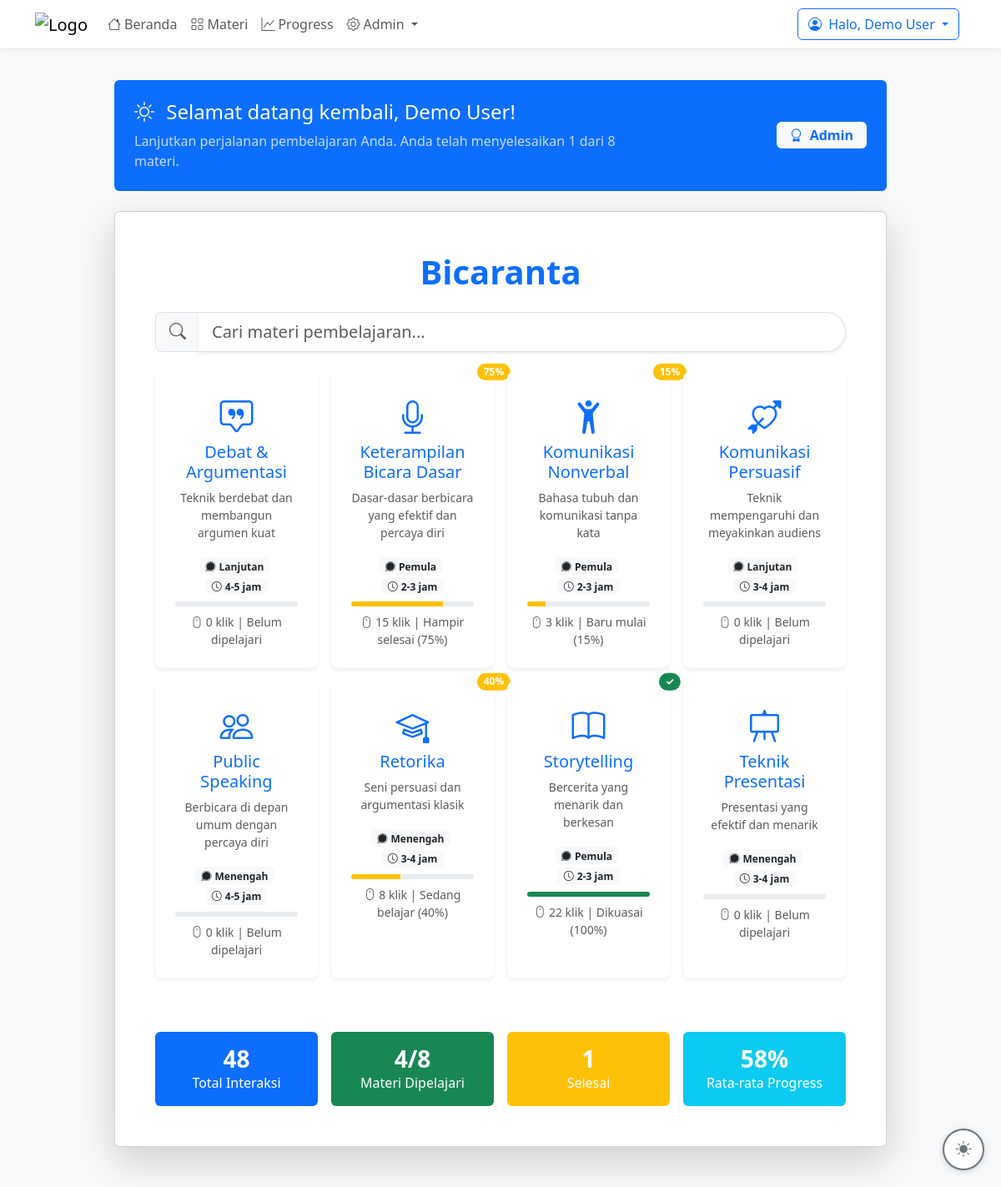
The page / (signed in) on the database its author committed.
### tables this page shows
CREATE TABLE `materials` (
  `id` int(11) NOT NULL,
  `material_key` varchar(50) NOT NULL,
  `name` varchar(100) NOT NULL,
  `description` text DEFAULT NULL,
  `icon` varchar(50) DEFAULT NULL,
  `difficulty` enum('Pemula','Menengah','Lanjutan') DEFAULT 'Pemula',
  `duration` varchar(20) DEFAULT NULL,
  `is_active` tinyint(1) DEFAULT 1,
  `created_at` timestamp NOT NULL DEFAULT current_timestamp(),
  `deleted_at` timestamp NULL DEFAULT NULL
);

### includes/functions.php (called while the page is built, shortened)
<?php
class Database {
    private static $instance = null;
    private $pdo;
    private function __construct() {
        $configPath = __DIR__ . '/../config/database.php';
        if (file_exists($configPath)) {
            $config = include $configPath;
        }
        try {
            $dsn = "mysql:host={$config['host']};dbname={$config['database']};charset={$config['charset']}";
            $options = [
                PDO::ATTR_ERRMODE => PDO::ERRMODE_EXCEPTION,
                PDO::ATTR_DEFAULT_FETCH_MODE => PDO::FETCH_ASSOC,
                PDO::ATTR_EMULATE_PREPARES => false,
            ];
            $this->pdo = new PDO($dsn, $config['username'], $config['password'], $options);
        } catch (PDOException $e) {
            die('Database connection failed: ' . $e->getMessage());
        }
    }
    public static function getInstance() {
        if (self::$instance === null) {
            self::$instance = new self();
        }
        return self::$instance;
    }
    public function getPDO() {
        return $this->pdo;
    }
}
function getDB() {
    return Database::getInstance()->getPDO();
}
function getMaterialsFromDB($userId = null) {
    $db = getDB();
    $stmt = $db->prepare("SELECT * FROM materials WHERE is_active = 1 ORDER BY name");
    $stmt->execute();
    $materials = $stmt->fetchAll();
    $result = [];
    foreach ($materials as $material) {
        $progress = getUserProgress($userId, $material['material_key']);
        $result[$material['material_key']] = [
            'id' => $material['id'],
            'material_key' => $material['material_key'],
            'name' => $material['name'],
            'description' => $material['description'],
            'icon' => $material['icon'],
            'difficulty' => $material['difficulty'],
            'duration' => $material['duration'],
            'clicks' => $progress['clicks'] ?? 0,
            'progress_percentage' => $progress['progress_percentage'] ?? 0,
            'status' => $progress['status'] ?? 'not_started'
        ];
    }
    return $result;
}
function getUserProgress($userId, $materialKey) {
    $db = getDB();
    $stmt = $db->prepare("SELECT * FROM user_progress WHERE user_id = ? AND material_key = ?");
    $stmt->execute([$userId, $materialKey]);
    return $stmt->fetch() ?: ['clicks' => 0, 'progress_percentage' => 0, 'status' => 'not_started'];
}
function getProgressText($clicks) {
    if ($clicks == 0) {
        return 'Belum dipelajari';
    } elseif ($clicks < 5) {
        return 'Baru mulai (' . ($clicks * 5) . '%)';
    } elseif ($clicks < 10) {
        return 'Sedang belajar (' . ($clicks * 5) . '%)';
    } elseif ($clicks < 20) {
        return 'Hampir selesai (' . min(100, $clicks * 5) . '%)';
    } else {
        return 'Dikuasai (100%)';
    }
}
function e($string) {
    return htmlspecialchars($string, ENT_QUOTES, 'UTF-8');
}
?>

### includes/material_grid.php (the view, shortened to what this page needs)
<div class="row g-3" data-aos="fade-up" data-aos-delay="400">
    <?php
    $materialsToShow = [];
    if (!empty($searchQuery)) {
        foreach ($searchResults as $material) {
            $progress = $userId ? getUserProgress($userId, $material['material_key']) :
                       ($progressId ? getGuestProgress($progressId, $material['material_key']) :
                       ['clicks' => 0, 'progress_percentage' => 0, 'status' => 'not_started']);
            $materialsToShow[$material['material_key']] = [
                'material_key' => $material['material_key'],
                'name' => $material['name'],
                'description' => $material['description'],
                'icon' => $material['icon'],
                'difficulty' => $material['difficulty'],
                'duration' => $material['duration'],
                'clicks' => $progress['clicks'],
                'progress_percentage' => $progress['progress_percentage'],
                'status' => $progress['status']
            ];
        }
    } else {
        $materialsToShow = $materials;
    }
    $delay = 600;
    foreach ($materialsToShow as $key => $material):
        $materialKey = $material['material_key'] ?? $key;
        $clicks = $material['clicks'] ?? 0;
        $progress = $material['progress_percentage'] ?? 0;
        $status = $material['status'] ?? 'not_started';
        $statusColor = $status === 'completed' ? 'success' : ($status === 'in_progress' ? 'warning' : 'secondary');
    ?>
        <div class="col-6 col-md-4 col-lg-3"
             data-aos="zoom-in"
             data-aos-delay="<?php echo $delay; ?>">
            <a href="javascript:void(0)"
               onclick="goToMaterial('<?php echo e($materialKey); ?>')"
               class="material-btn d-block text-center text-decoration-none p-4 rounded-3 bg-body shadow-sm h-100 position-relative">
                <?php if (($userId || $progressId) && $status !== 'not_started'): ?>
                    <span class="position-absolute top-0 start-100 translate-middle badge rounded-pill bg-<?php echo $statusColor; ?>">
                        <?php echo $status === 'completed' ? '✓' : $progress . '%'; ?>
                    </span>
                <?php endif; ?>
                <i class="<?php echo e($material['icon']); ?> material-icon mb-3"></i>
                <div class="h5 mb-2"><?php echo e($material['name']); ?></div>
                <?php if (!empty($material['description'])): ?>
                    <p class="text-muted small mb-3"><?php echo e($material['description']); ?></p>
                <?php endif; ?>
                <div class="mb-2">
                    <span class="badge bg-light text-dark me-1">
                        <i class="bi bi-signal me-1"></i><?php echo e($material['difficulty']); ?>
                    </span>
                    <?php if (!empty($material['duration'])): ?>
                        <span class="badge bg-light text-dark">
                            <i class="bi bi-clock me-1"></i><?php echo e($material['duration']); ?>
                        </span>
                    <?php endif; ?>
                </div>
                <?php if ($userId || $progressId): ?>
                    <div class="progress mb-2" style="height: 6px;">
                        <div class="progress-bar bg-<?php echo $statusColor; ?>" style="width: <?php echo $progress; ?>%"></div>
                    </div>
                    <div class="text-muted small">
                        <i class="bi bi-mouse"></i> <?php echo $clicks; ?> klik |
                        <?php echo getProgressText($clicks); ?>
                    </div>
                <?php else: ?>
                    <div class="text-muted small">
                        <i class="bi bi-play-circle me-1"></i>Mulai belajar sekarang
                    </div>
                <?php endif; ?>
            </a>
        </div>
    <?php
        $delay += 100;
    endforeach;
    ?>
</div>

### assets/css/style.css (style rules this page uses)
body { background-color: #f8f9fa; min-height: 100vh; }
.material-btn { transition: all 0.3s ease; }
.material-icon { font-size: 2.5rem; color: #0d6efd; }
.progress { background-color: #e9ecef; border-radius: 3px; }
.progress-bar { background-color: #0d6efd; transition: width 0.6s ease; }

### rows shown on the page
materials: name "Debat & Argumentasi", description "Teknik berdebat dan membangun argumen kuat", difficulty "Lanjutan", duration "4-5 jam", clicks "0", clicks "Belum dipelajari"
materials: progress "75", name "Keterampilan Bicara Dasar", description "Dasar-dasar berbicara yang efektif dan percaya diri", difficulty "Pemula", duration "2-3 jam", clicks "15", clicks "Hampir selesai (75%)"
materials: progress "15", name "Komunikasi Nonverbal", description "Bahasa tubuh dan komunikasi tanpa kata", difficulty "Pemula", duration "2-3 jam", clicks "3", clicks "Baru mulai (15%)"
materials: name "Komunikasi Persuasif", description "Teknik mempengaruhi dan meyakinkan audiens", difficulty "Lanjutan", duration "3-4 jam", clicks "0", clicks "Belum dipelajari"
materials: name "Public Speaking", description "Berbicara di depan umum dengan percaya diri", difficulty "Menengah", duration "4-5 jam", clicks "0", clicks "Belum dipelajari"
materials: progress "40", name "Retorika", description "Seni persuasi dan argumentasi klasik", difficulty "Menengah", duration "3-4 jam", clicks "8", clicks "Sedang belajar (40%)"
materials: name "Storytelling", description "Bercerita yang menarik dan berkesan", difficulty "Pemula", duration "2-3 jam", $progress 100 (drawn), clicks "22", clicks "Dikuasai (100%)"
materials: name "Teknik Presentasi", description "Presentasi yang efektif dan menarik", difficulty "Menengah", duration "3-4 jam", clicks "0", clicks "Belum dipelajari"

### other values the page prints
$currentUser['name'] "Demo User"
$stats['completed_materials'] "1"
$stats['total_materials'] "8"
$currentUser['role'] "Admin"
$appConfig['headerText'] "Bicaranta"
$stats['total_clicks'] "48"
$stats['studied_materials'] "4"
$stats['avg_progress'] "58"
